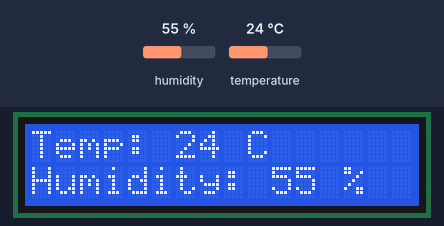
Recording of a program running on a simulated Raspberry Pi (BCM pin numbers). On the bench: 16×2 character LCD. The inputs (shaded band) are chosen by the test bench; at power-on: humidity 55 %, temperature 24 °C. What the program prints to the terminal is not drawn.

Above: at 1.2 s.
1.3 s: humidity set to 22 %
At 1.9 s:
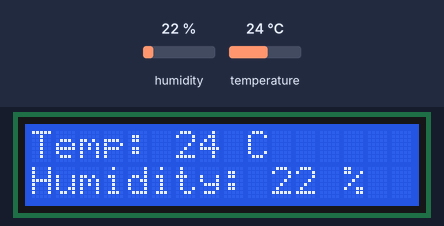
3.1 s: temperature set to 12 °C
At 4.4 s:
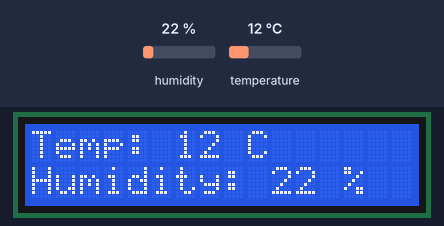
4.7 s: humidity set to 40 %
At 5.8 s:
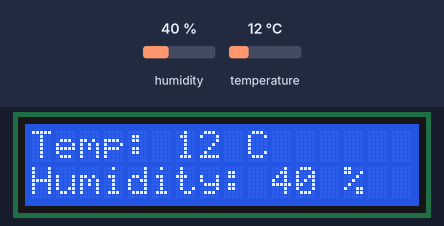
6.3 s: temperature set to 19 °C
At 7.1 s:
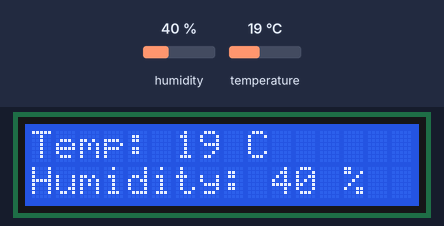
Timing chart, 0 to 8.9 s (numbered marks = the images above; inputs shaded):
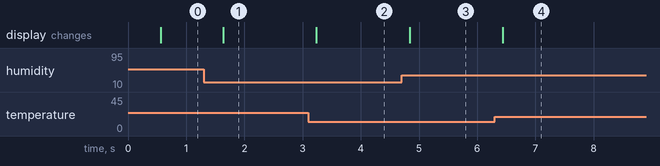

Measured:
- after the input at 1.3 s, the display: changes after 0.33 s (image 1)
- after the input at 3.1 s, the display: changes after 0.14 s (image 2)
- after the input at 4.7 s, the display: changes after 0.14 s (image 3)
- after the input at 6.3 s, the display: changes after 0.14 s (image 4)

The program:

RP_Template.py
```python
# Source: https://www.circuitbasics.com/how-to-set-up-the-dht11-humidity-sensor-on-the-raspberry-pi/

#!/usr/bin/python
import sys
import Adafruit_DHT
from RPLCD import CharLCD
import RPi.GPIO as GPIO

GPIO.setmode(GPIO.BCM)
print(GPIO.getmode())

lcd = CharLCD(cols=16, rows=2, pin_rs=37, pin_e=35, pins_data=[33, 31, 29, 23])


while True:
    humidity, temperature = Adafruit_DHT.read_retry(11, 4)

    lcd.cursor_pos = (0, 0)
    lcd.write_string("Temp: %d C" % temperature)
    lcd.cursor_pos = (1, 0)
    lcd.write_string("Humidity: %d %%" % humidity)
```
